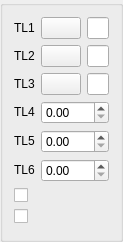
<ui version="4.0" >
 <class>DlgRef_3Sel3Spin2Check_QTD</class>
 <widget class="QWidget" name="DlgRef_3Sel3Spin2Check_QTD" >
  <property name="geometry" >
   <rect>
    <x>0</x>
    <y>0</y>
    <width>120</width>
    <height>242</height>
   </rect>
  </property>
  <property name="windowTitle" >
   <string/>
  </property>
  <layout class="QGridLayout" >
   <property name="leftMargin" >
    <number>0</number>
   </property>
   <property name="topMargin" >
    <number>0</number>
   </property>
   <property name="rightMargin" >
    <number>0</number>
   </property>
   <property name="bottomMargin" >
    <number>0</number>
   </property>
   <item row="0" column="0" >
    <widget class="QGroupBox" name="GroupBox1" >
     <property name="title" >
      <string/>
     </property>
     <layout class="QGridLayout" >
      <item row="0" column="0" >
       <widget class="QLabel" name="TextLabel1" >
        <property name="sizePolicy" >
         <sizepolicy vsizetype="Fixed" hsizetype="Fixed" >
          <horstretch>0</horstretch>
          <verstretch>0</verstretch>
         </sizepolicy>
        </property>
        <property name="text" >
         <string>TL1</string>
        </property>
        <property name="wordWrap" >
         <bool>false</bool>
        </property>
       </widget>
      </item>
      <item row="0" column="1" >
       <widget class="QPushButton" name="PushButton1" >
        <property name="sizePolicy" >
         <sizepolicy vsizetype="Fixed" hsizetype="Fixed" >
          <horstretch>0</horstretch>
          <verstretch>0</verstretch>
         </sizepolicy>
        </property>
        <property name="text" >
         <string/>
        </property>
       </widget>
      </item>
      <item row="0" column="2" >
       <widget class="QLineEdit" name="LineEdit1" />
      </item>
      <item row="1" column="0" >
       <widget class="QLabel" name="TextLabel2" >
        <property name="sizePolicy" >
         <sizepolicy vsizetype="Fixed" hsizetype="Fixed" >
          <horstretch>0</horstretch>
          <verstretch>0</verstretch>
         </sizepolicy>
        </property>
        <property name="text" >
         <string>TL2</string>
        </property>
        <property name="wordWrap" >
         <bool>false</bool>
        </property>
       </widget>
      </item>
      <item row="1" column="1" >
       <widget class="QPushButton" name="PushButton2" >
        <property name="sizePolicy" >
         <sizepolicy vsizetype="Fixed" hsizetype="Fixed" >
          <horstretch>0</horstretch>
          <verstretch>0</verstretch>
         </sizepolicy>
        </property>
        <property name="text" >
         <string/>
        </property>
       </widget>
      </item>
      <item row="1" column="2" >
       <widget class="QLineEdit" name="LineEdit2" />
      </item>
      <item row="2" column="0" >
       <widget class="QLabel" name="TextLabel3" >
        <property name="sizePolicy" >
         <sizepolicy vsizetype="Fixed" hsizetype="Fixed" >
          <horstretch>0</horstretch>
          <verstretch>0</verstretch>
         </sizepolicy>
        </property>
        <property name="text" >
         <string>TL3</string>
        </property>
        <property name="wordWrap" >
         <bool>false</bool>
        </property>
       </widget>
      </item>
      <item row="2" column="1" >
       <widget class="QPushButton" name="PushButton3" >
        <property name="sizePolicy" >
         <sizepolicy vsizetype="Fixed" hsizetype="Fixed" >
          <horstretch>0</horstretch>
          <verstretch>0</verstretch>
         </sizepolicy>
        </property>
        <property name="text" >
         <string/>
        </property>
       </widget>
      </item>
      <item row="2" column="2" >
       <widget class="QLineEdit" name="LineEdit3" />
      </item>
      <item row="3" column="0" >
       <widget class="QLabel" name="TextLabel4" >
        <property name="sizePolicy" >
         <sizepolicy vsizetype="Fixed" hsizetype="Fixed" >
          <horstretch>0</horstretch>
          <verstretch>0</verstretch>
         </sizepolicy>
        </property>
        <property name="text" >
         <string>TL4</string>
        </property>
        <property name="wordWrap" >
         <bool>false</bool>
        </property>
       </widget>
      </item>
      <item row="3" column="1" colspan="2" >
       <widget class="SalomeApp_DoubleSpinBox" name="SpinBox1" />
      </item>
      <item row="4" column="0" >
       <widget class="QLabel" name="TextLabel5" >
        <property name="sizePolicy" >
         <sizepolicy vsizetype="Fixed" hsizetype="Fixed" >
          <horstretch>0</horstretch>
          <verstretch>0</verstretch>
         </sizepolicy>
        </property>
        <property name="text" >
         <string>TL5</string>
        </property>
        <property name="wordWrap" >
         <bool>false</bool>
        </property>
       </widget>
      </item>
      <item row="4" column="1" colspan="2" >
       <widget class="SalomeApp_DoubleSpinBox" name="SpinBox2" />
      </item>
      <item row="5" column="0" >
       <widget class="QLabel" name="TextLabel6" >
        <property name="sizePolicy" >
         <sizepolicy vsizetype="Fixed" hsizetype="Fixed" >
          <horstretch>0</horstretch>
          <verstretch>0</verstretch>
         </sizepolicy>
        </property>
        <property name="text" >
         <string>TL6</string>
        </property>
        <property name="wordWrap" >
         <bool>false</bool>
        </property>
       </widget>
      </item>
      <item row="5" column="1" colspan="2" >
       <widget class="SalomeApp_DoubleSpinBox" name="SpinBox3" />
      </item>
      <item row="6" column="0" colspan="3" >
       <widget class="QCheckBox" name="CheckBox1" >
        <property name="text" >
         <string/>
        </property>
       </widget>
      </item>
      <item row="7" column="0" colspan="3" >
       <widget class="QCheckBox" name="CheckBox2" >
        <property name="text" >
         <string/>
        </property>
       </widget>
      </item>
     </layout>
    </widget>
   </item>
  </layout>
 </widget>
 <layoutdefault spacing="6" margin="11" />
 <pixmapfunction>qPixmapFromMimeSource</pixmapfunction>
 <customwidgets>
  <customwidget>
   <class>SalomeApp_DoubleSpinBox</class>
   <extends>QDoubleSpinBox</extends>
   <header location="global" >SalomeApp_DoubleSpinBox.h</header>
  </customwidget>
 </customwidgets>
 <tabstops>
  <tabstop>PushButton1</tabstop>
  <tabstop>LineEdit1</tabstop>
  <tabstop>PushButton2</tabstop>
  <tabstop>LineEdit2</tabstop>
  <tabstop>PushButton3</tabstop>
  <tabstop>LineEdit3</tabstop>
  <tabstop>SpinBox1</tabstop>
  <tabstop>SpinBox2</tabstop>
  <tabstop>SpinBox3</tabstop>
  <tabstop>CheckBox1</tabstop>
  <tabstop>CheckBox2</tabstop>
 </tabstops>
 <resources/>
 <connections/>
</ui>
